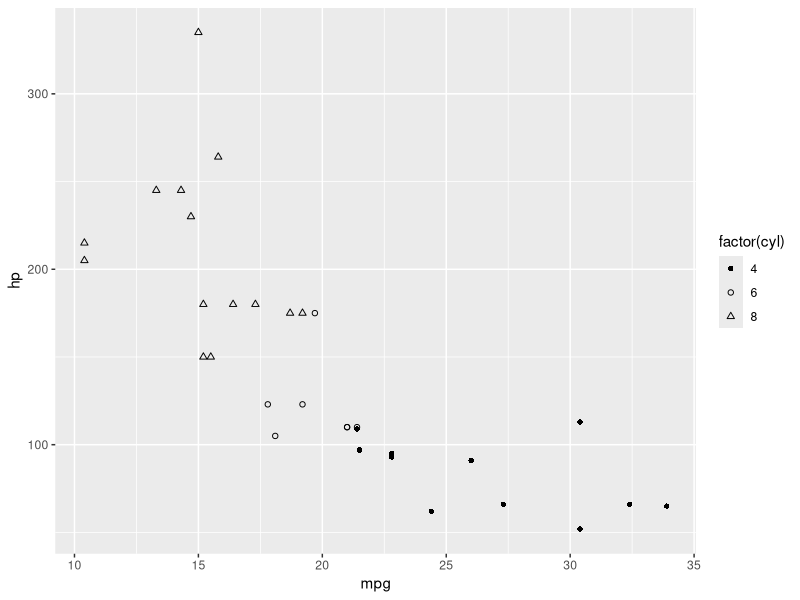
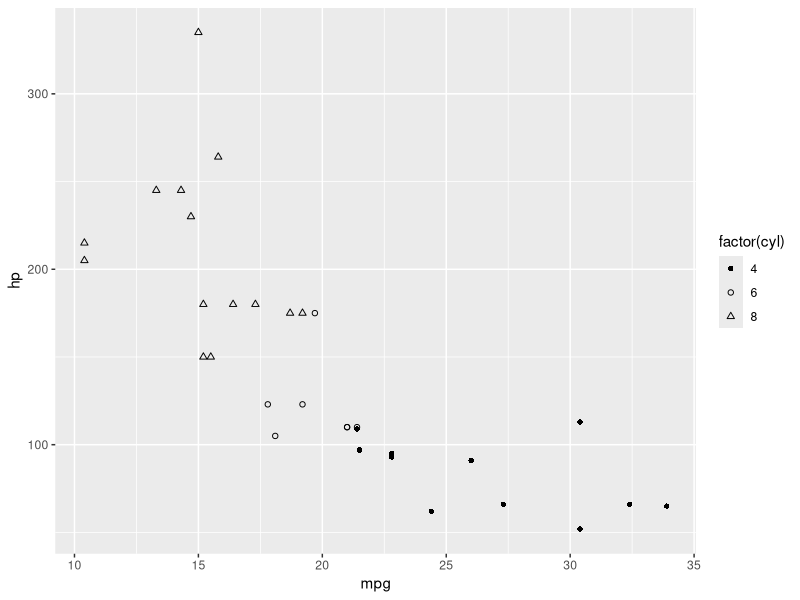
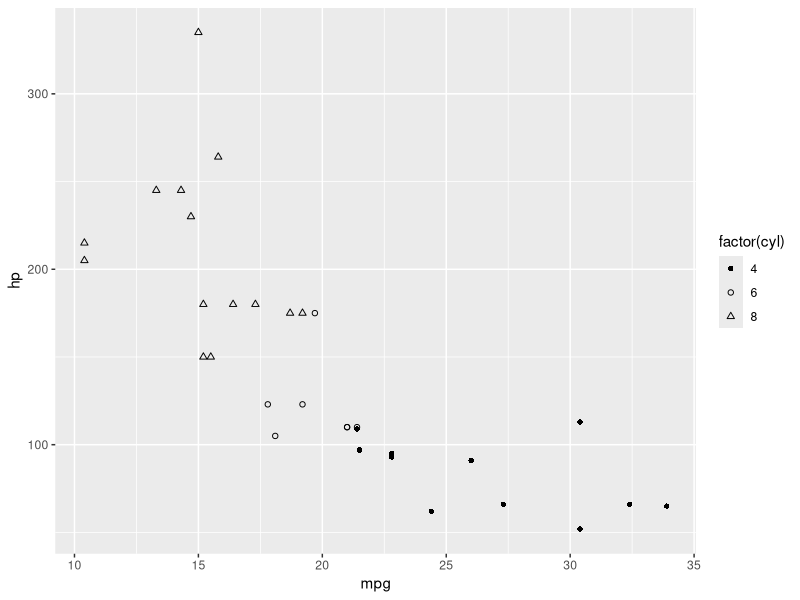

Generate these figures, in order, with R:
library(ggthemes)


### Name: scale_shape_tremmel
### Title: Shape scales from Tremmel (1995)
### Aliases: scale_shape_tremmel

### ** Examples

library("ggplot2")

p <- ggplot(mtcars, aes(x = mpg, y = hp, shape = factor(cyl))) +
  geom_point()

p + scale_shape_tremmel()
p + scale_shape_tremmel(alt = TRUE)
p + scale_shape_tremmel(overlap = TRUE)
